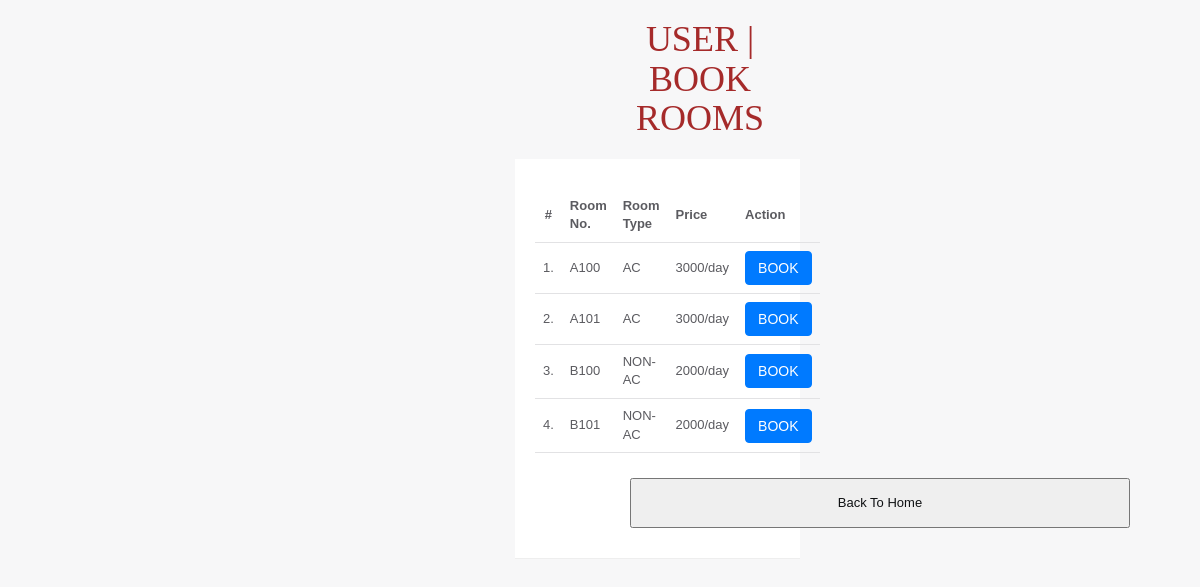
/user/viewrooms.php (signed in), run on the app's committed database.
### tables this page shows
CREATE TABLE `tbl_rooms` (
  `room_id` int(100) NOT NULL,
  `room_no` varchar(100) NOT NULL,
  `room_type` varchar(100) NOT NULL,
  `price` varchar(100) NOT NULL
);

### user/viewrooms.php (the view, shortened to what this page needs)
<?php
include('../db.php');
?>
<!DOCTYPE html>
<html lang="en">
<head>
		<link rel="stylesheet" href="vendor/bootstrap/css/bootstrap.min.css">
		<link rel="stylesheet" href="assets/css/styles.css">
</head>
<body>
<div class="col-sm-8">
<h1 style="text-align:center; color:brown; margin-left:600px; font-family:Times New Roman;" class="mainTitle">USER | BOOK ROOMS</h1>
<div class="container-fluid container-fullw bg-white" style="margin-left:500px;">
<div class="row">
<table class="table table-hover" id="sample-table-1" style="margin-left:5px;">
<thead>
<tr>
<th class="center">#</th>
<th>Room No.</th>
<th>Room Type</th>
<th>Price</th>
<th>Action</th>
</tr>
</thead>
<tbody>
<?php
$fdate= $_GET['from_date'];
$tdate= $_GET['to_date'];
$sql=mysqli_query($conn,"select * from tbl_rooms");
$cnt=1;
while($row=mysqli_fetch_array($sql))
{
?>
<tr>
<td class="center"><?php echo $cnt;?>.</td>
<td class="hidden-xs"><?php echo $row['room_no'];?></td>
<td><?php echo $row['room_type'];?></td>
<td><?php echo $row['price'];?></td>
<td><a class='btn btn-primary btn-sky-blue' href='bookrooms.php?uid=<?php echo $row['room_id'];?>&from_date=<?php echo $fdate;?>&to_date=<?php echo $tdate; ?>'>BOOK</td>
</tr>
<?php
$cnt=$cnt+1;
}
?>
</tbody>
</table>
<div>
<button style="align: center; width: 500px;height: 50px; margin-top: 5px; text-color: black; margin-left:100px"><a href="udashboard.php">Back To Home</button>
</div>
</div>
</div>
</body>
</html>

### data on the page
tbl_rooms: room_no "A100", room_type "AC", price "3000/day"
tbl_rooms: room_no "A101", room_type "AC", price "3000/day"
tbl_rooms: room_no "B100", room_type "NON-AC", price "2000/day"
tbl_rooms: room_no "B101", room_type "NON-AC", price "2000/day"
